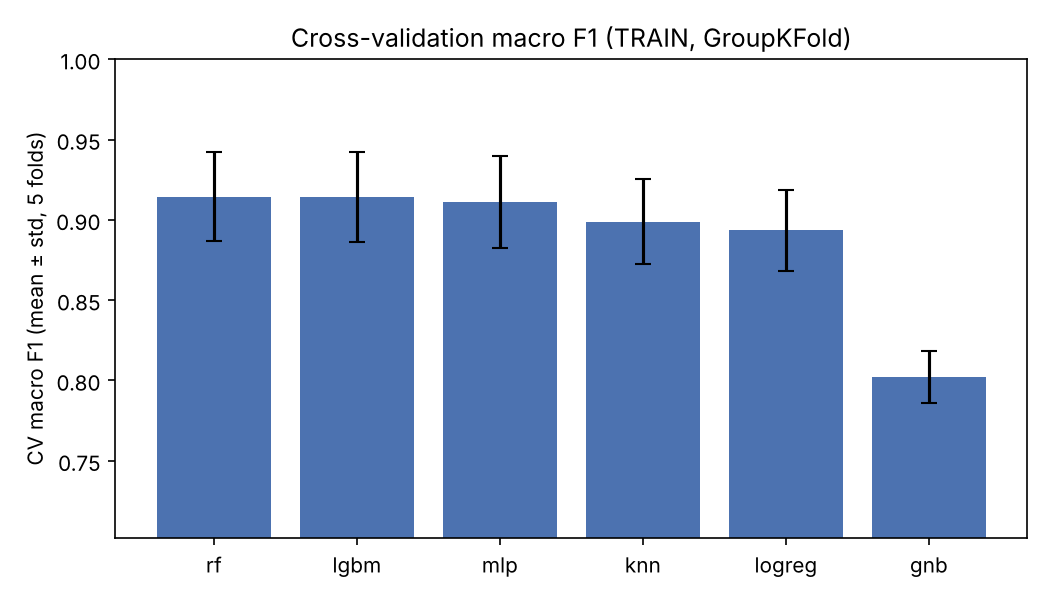
#> input picture results/plots/cv_macro_f1.png, 1050 x 600 px
$ python report_figures.py
#> lines starting #> are read from the running program, lines starting #| are printed output that depends on the picture
### src/config.py
"""Central configuration. Override the data location with the PATHSNAP_DATA env var."""
import os
from pathlib import Path

ROOT = Path(__file__).resolve().parents[1]
DATA_ROOT = Path(os.environ.get("PATHSNAP_DATA", ROOT / "data"))

ARTIFACTS = ROOT / "artifacts"
DATASETS = ARTIFACTS / "datasets"
MODELS = ARTIFACTS / "models"
RESULTS = ROOT / "results"
PLOTS = RESULTS / "plots"
MAPS = ROOT / "maps"
for _d in (ARTIFACTS, DATASETS, MODELS, RESULTS, PLOTS, MAPS):
    _d.mkdir(parents=True, exist_ok=True)

SEED = 42

# Partition names used everywhere in the code
TRAIN, STUDENT, EVALUATOR = "train", "student_test", "evaluator_test"

# Candidate generation (radius is re-selected by build_dataset.py from a sweep on TRAIN only)
CAND_RADII_SWEEP = [20, 30, 50, 75, 100]
CAND_RADIUS_DEFAULT = 50.0       # metres
CAND_TOPK = 10                   # max candidates kept per GPS point
MAX_MISS_RATE = 0.02             # pick smallest radius whose train miss rate is <= this

# Labels: GPS points further than this from their assigned reference arc are flagged unreliable
LABEL_MAX_DIST = 100.0           # metres

# GPS heading is only trusted if the vehicle moved at least this far between i-1 and i+1
MIN_MOVE_FOR_HEADING = 2.0       # metres

N_FOLDS = 5

### scripts/report_figures.py
"""Combines result plots into report figures (side-by-side panels + confusion-matrix grid).
Usage: python scripts/report_figures.py"""
import json, sys
from pathlib import Path
import matplotlib; matplotlib.use("Agg")
import matplotlib.pyplot as plt
import numpy as np, pandas as pd
from PIL import Image
sys.path.insert(0, str(Path(__file__).resolve().parents[1]))
from src import config as C
P = C.PLOTS
def side(a, b, out):
#> called with a = 'cv_macro_f1.png', b = 'student_top1_f1.png', out = 'fig_model_scores.png'
    A, B = Image.open(P / a).convert("RGB"), Image.open(P / b).convert("RGB")
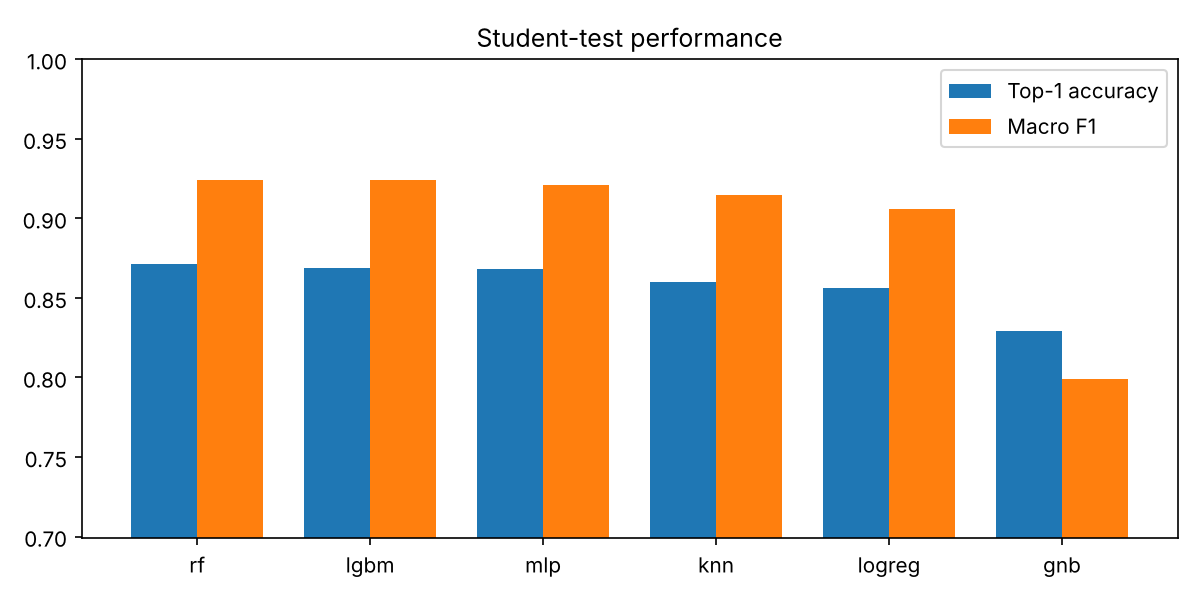
#> input picture results/plots/student_top1_f1.png, 1200 x 600 px
    h = max(A.height, B.height)
#> h = 600
    A = A.resize((int(A.width * h / A.height), h)); B = B.resize((int(B.width * h / B.height), h))
    im = Image.new("RGB", (A.width + B.width, h), "white"); im.paste(A, (0, 0)); im.paste(B, (A.width, 0))
#> after `im = Image.new('RGB', (A.width + B.width, h), 'white')`: im: PIL image 2250x600 RGB; every value is 255
#> after `im.paste(A, (0, 0))`:
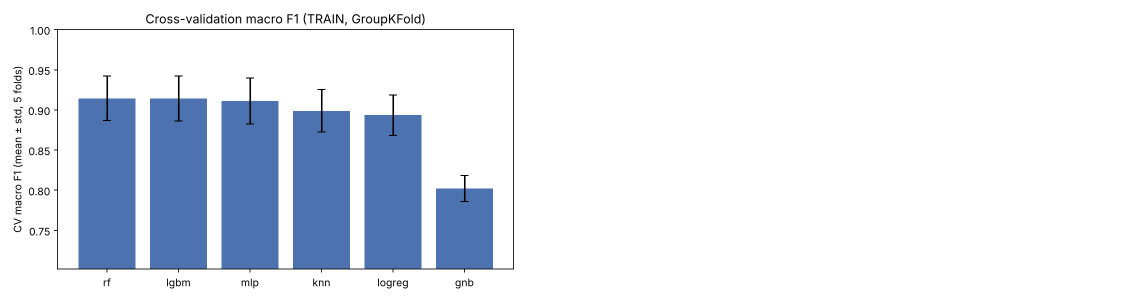
#> im: PIL image 2250x600 RGB (shown at 1/2 size); mean R, G, B 225.5, 231.2, 240.6
#> after `im.paste(B, (A.width, 0))`:
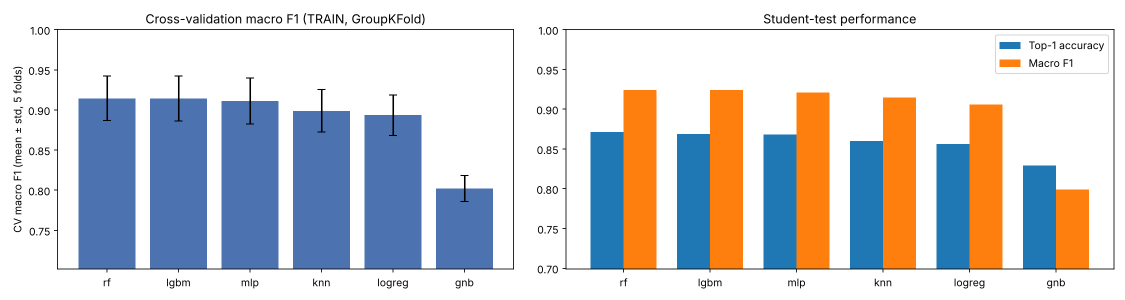
#> im: PIL image 2250x600 RGB (shown at 1/2 size); mean R, G, B 206.7, 207.1, 210.5
    im.save(P / out)
side("cv_macro_f1.png", "student_top1_f1.png", "fig_model_scores.png")
side("log_loss.png", "accuracy_vs_time.png", "fig_logloss_time.png")
#> call 2 of side, with a = 'log_loss.png', b = 'accuracy_vs_time.png', out = 'fig_logloss_time.png'
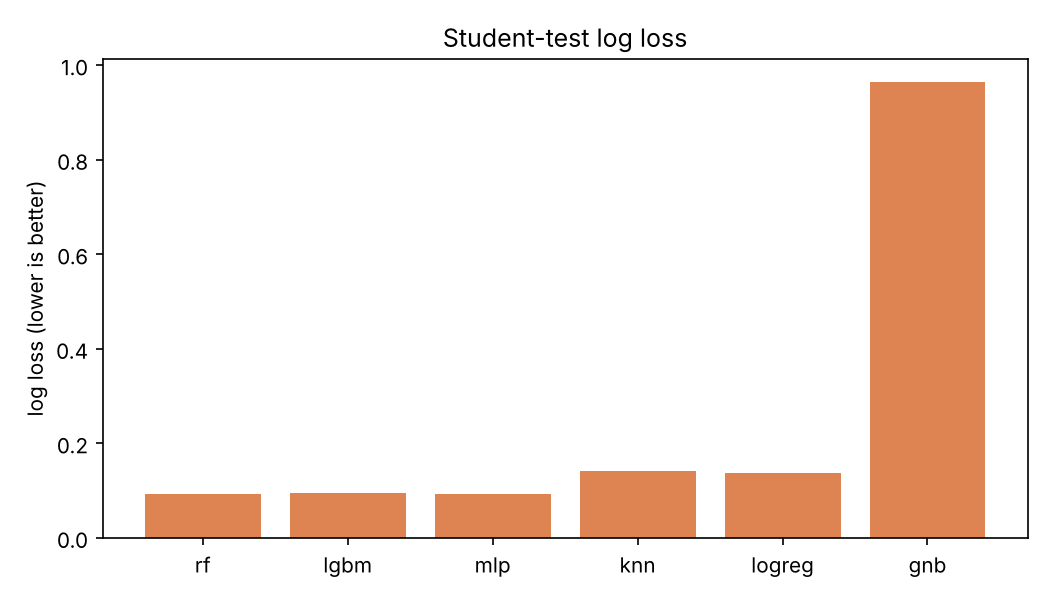
#> input picture results/plots/log_loss.png, 1050 x 600 px
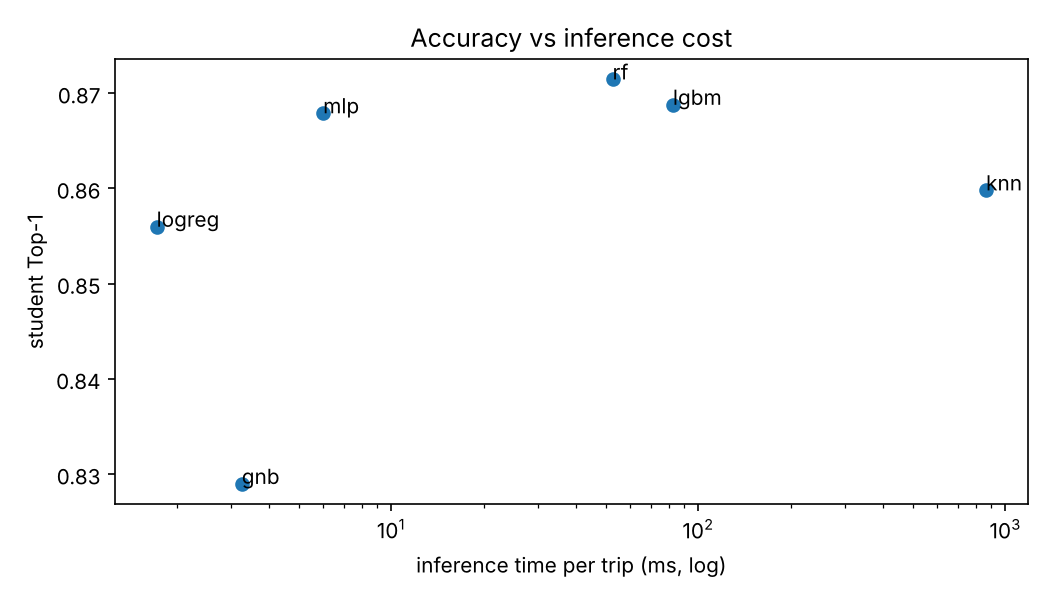
#> input picture results/plots/accuracy_vs_time.png, 1050 x 600 px
#> in side (call 2), `im = Image.new('RGB', (A.width + B.width, h), 'white')`: im: PIL image 2100x600 RGB; every value is 255
#> in side (call 2), `im.paste(A, (0, 0))`:
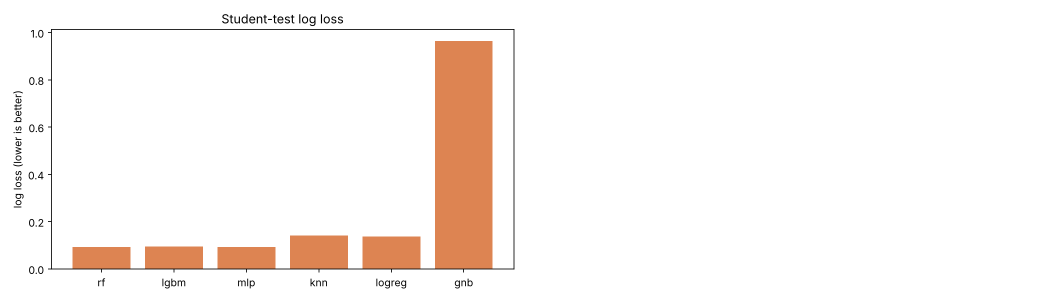
#> im: PIL image 2100x600 RGB (shown at 1/2 size); mean R, G, B 251, 245.1, 241.8
#> in side (call 2), `im.paste(B, (A.width, 0))`:
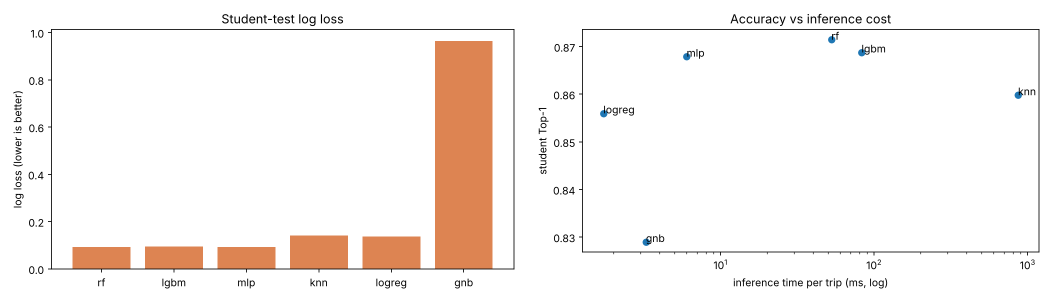
#> im: PIL image 2100x600 RGB (shown at 1/2 size); mean R, G, B 248.7, 242.9, 239.6
side("optuna_history.png", "tuned_vs_untuned.png", "fig_hpo.png")
#> (the run stopped early here; a loop or call above may not have finished)
